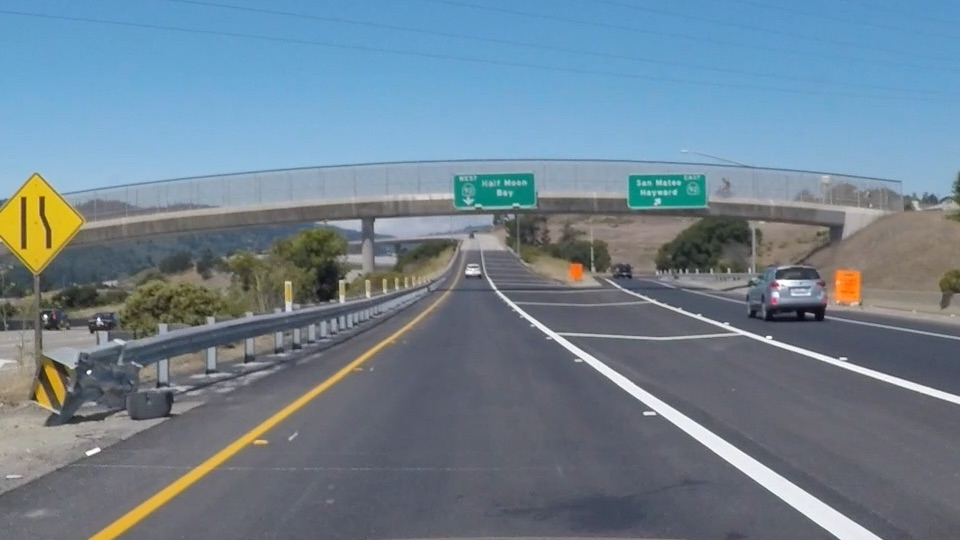
#> input picture exit-ramp.jpg, 960 x 540 px
$ python canny_edge_detect.py
#> lines starting #> are read from the running program, lines starting #| are printed output that depends on the picture; after the words box and inside, x2 and y2 are one past the last pixel; in counts of white or black regions, pixels touching at a corner belong together
# -*- coding: utf-8 -*-
"""
Created on Fri Dec 16 01:30:53 2016

@author: oguzi
"""

import matplotlib.pyplot as plt
import matplotlib.image as mpimg
image = mpimg.imread('exit-ramp.jpg')
#> image is the input picture: shape (540, 960, 3); mean R, G, B 111.3, 130.2, 144.4
fig1 = plt.figure()
plt.imshow(image)

import numpy as np
import cv2  #bringing in OpenCV libraries
gray = cv2.cvtColor(image, cv2.COLOR_RGB2GRAY) #grayscale conversion
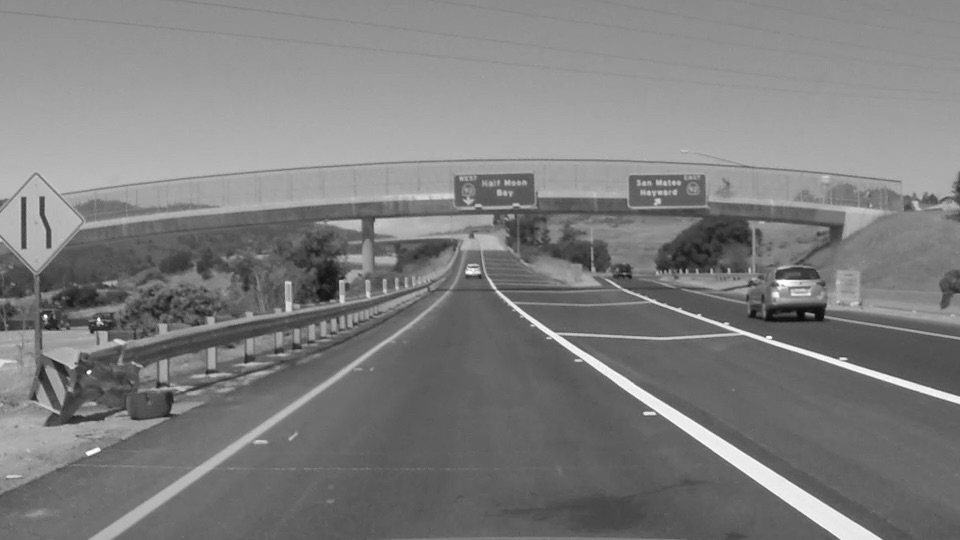
#> gray: shape (540, 960); min 7, max 255, mean 126.2
fig2 = plt.figure()
plt.imshow(gray, cmap='gray')

# Define a kernel size for Gaussian smoothing / blurring
# Note: this step is optional as cv2.Canny() applies a 5x5 Gaussian internally
kernel_size = 5
blur_gray = cv2.GaussianBlur(gray,(kernel_size, kernel_size), 0)

# Define parameters for Canny and run it
# NOTE: if you try running this code you might want to change these!
low_threshold = 50
high_threshold = 150
edges = cv2.Canny(gray, low_threshold, high_threshold)
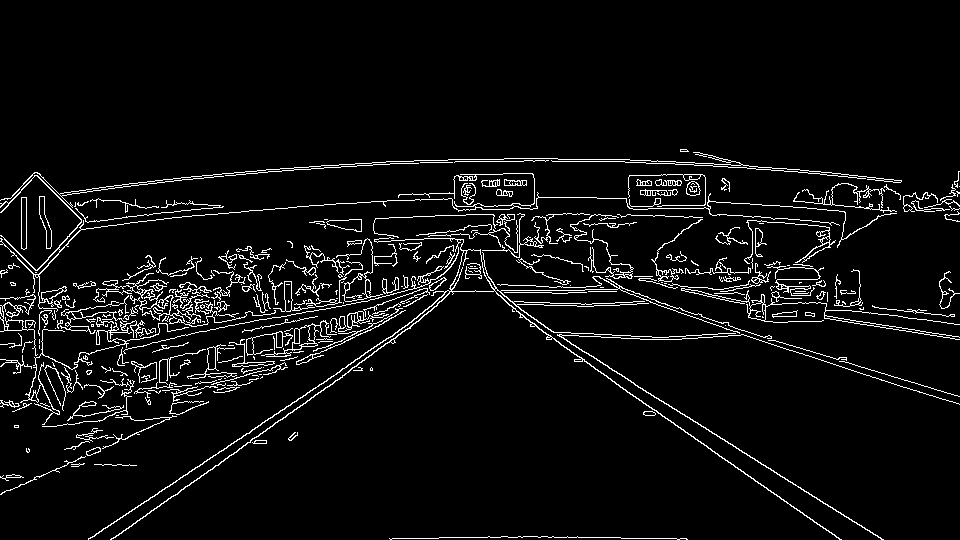
#> edges: shape (540, 960); 5.3% white in thin lines or dots, all inside (x1, y1, x2, y2) = (0, 149, 960, 540)

# Display the image
fig3 = plt.figure()
plt.imshow(edges, cmap='Greys_r')
plt.savefig('exit-ramp_canny.png')
